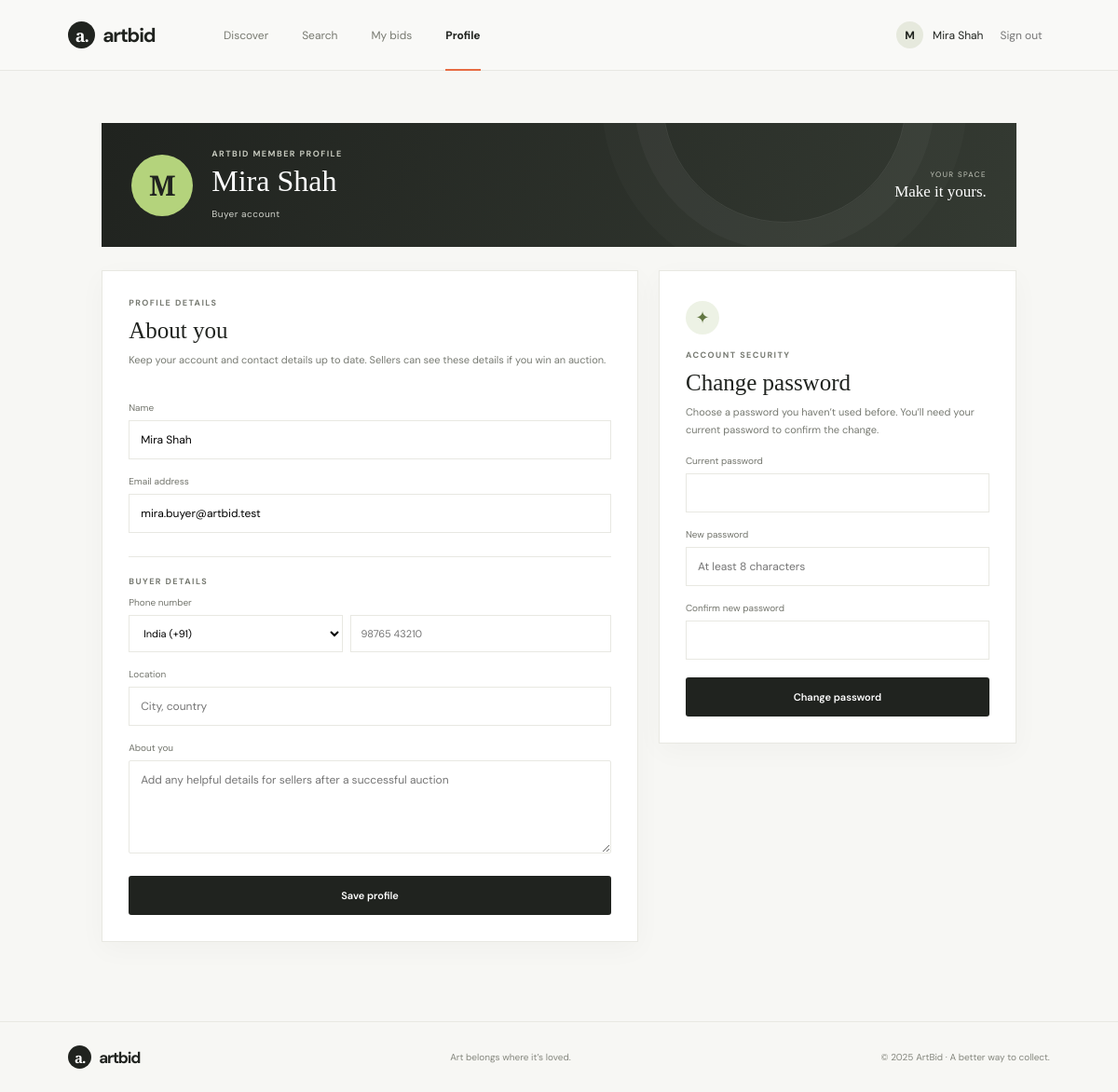
The page /index.php?view=profile (signed in) on the database its author committed.
### tables this page shows
CREATE TABLE IF NOT EXISTS users (
 id INT UNSIGNED AUTO_INCREMENT PRIMARY KEY,
 name VARCHAR(120) NOT NULL,
 email VARCHAR(190) NOT NULL UNIQUE,
 password VARCHAR(255) NOT NULL,
 role ENUM('Seller','Buyer') NOT NULL DEFAULT 'Buyer',
 phone VARCHAR(32) DEFAULT NULL,
 location VARCHAR(160) DEFAULT NULL,
 bio TEXT DEFAULT NULL,
 upi_id VARCHAR(100) DEFAULT NULL,
 created_at TIMESTAMP DEFAULT CURRENT_TIMESTAMP
);

### includes/data.php (called while the page is built, shortened)
<?php
$view = $_GET['view'] ?? 'discover';
if ($pdo) {
    if ($me) {
        $q = $pdo->prepare('SELECT id, name, email, role, phone, location, bio, upi_id FROM users WHERE id = ?');
        $q->execute([$me['id']]);
        $profile = $q->fetch(PDO::FETCH_ASSOC) ?: null;
    }
}

### includes/helpers.php (called while the page is built, shortened)
<?php
function e($s){return htmlspecialchars((string)$s,ENT_QUOTES,'UTF-8');}
function phone_country_codes(){return ['India'=>'+91','United States'=>'+1','Canada'=>'+1','United Kingdom'=>'+44','Australia'=>'+61','New Zealand'=>'+64','Singapore'=>'+65','United Arab Emirates'=>'+971','Saudi Arabia'=>'+966','Pakistan'=>'+92','Bangladesh'=>'+880','Sri Lanka'=>'+94','Nepal'=>'+977','China'=>'+86','Japan'=>'+81','South Korea'=>'+82','Germany'=>'+49','France'=>'+33','Italy'=>'+39','Spain'=>'+34','Netherlands'=>'+31','Switzerland'=>'+41','Sweden'=>'+46','Norway'=>'+47','Denmark'=>'+45','Ireland'=>'+353','South Africa'=>'+27','Brazil'=>'+55','Mexico'=>'+52','Indonesia'=>'+62','Malaysia'=>'+60','Philippines'=>'+63','Thailand'=>'+66'];}

### views/profile.php (the view, shortened to what this page needs)
<?php if($view==='profile'&&$me&&$profile):?>
<?php
$phoneCodes=phone_country_codes();
$storedPhone=trim($profile['phone']??'');
$selectedPhoneCode='+91';
?>
<section class="dashboard profile-page">
 <div class="profile-hero">
  <div class="profile-avatar"><?=e(strtoupper(substr($profile['name'],0,1)))?></div>
  <div class="profile-identity"><div class="eyebrow">ARTBID MEMBER PROFILE</div><h1><?=e($profile['name'])?></h1><span class="profile-role"><?=e($profile['role'])?> account</span></div>
  <div class="profile-hero-note"><span>YOUR SPACE</span><b>Make it yours.</b></div>
 </div>
 <div class="profile-grid">
  <form class="profile-form profile-details-form" method="post">
   <div class="eyebrow">PROFILE DETAILS</div><h2>About you</h2><p class="form-intro">Keep your account and contact details up to date. Sellers can see these details if you win an auction.</p>
   <label for="profile-name">Name</label><input id="profile-name" name="name" maxlength="120" value="<?=e($profile['name'])?>" required>
   <label for="profile-email">Email address</label><input id="profile-email" name="email" type="email" maxlength="190" value="<?=e($profile['email'])?>" required>
   <div class="profile-divider"></div><div class="eyebrow"><?=$profile['role']==='Seller'?'SELLER DETAILS':'BUYER DETAILS'?></div>
   <label for="profile-phone">Phone number</label><div class="phone-field"><select name="phone_country_code" aria-label="Country calling code"><?php foreach($phoneCodes as $country=>$code):?><option value="<?=e($code)?>" <?=$selectedPhoneCode===$code?'selected':''?>><?=e($country)?> (<?=e($code)?>)</option><?php endforeach;?></select><input id="profile-phone" name="phone_number" type="tel" maxlength="24" autocomplete="tel-national" value="<?=e($storedPhone)?>" placeholder="98765 43210"></div>
   <label for="profile-location">Location</label><input id="profile-location" name="location" maxlength="160" autocomplete="address-level2" value="<?=e($profile['location']??'')?>" placeholder="City, country">
   <label for="profile-bio"><?=$profile['role']==='Seller'?'About your work':'About you'?></label><textarea id="profile-bio" name="bio" rows="4" maxlength="1000" placeholder="<?=$profile['role']==='Seller'?'Your artistic practice, materials, or background':'Add any helpful details for sellers after a successful auction'?>"><?=e($profile['bio']??'')?></textarea>
   <button class="btn btn-dark full">Save profile</button>
  </form>
  <form class="profile-form password-form" method="post">
   <div class="password-icon" aria-hidden="true">✦</div><input type="hidden" name="action" value="change_password">
   <div class="eyebrow">ACCOUNT SECURITY</div><h2>Change password</h2><p class="form-intro">Choose a password you haven’t used before. You’ll need your current password to confirm the change.</p>
   <label for="current-password">Current password</label><input id="current-password" name="current_password" type="password" autocomplete="current-password" required>
   <label for="new-password">New password</label><input id="new-password" name="new_password" type="password" minlength="8" autocomplete="new-password" placeholder="At least 8 characters" required>
   <label for="confirm-password">Confirm new password</label><input id="confirm-password" name="confirm_password" type="password" minlength="8" autocomplete="new-password" required>
   <button class="btn btn-dark full">Change password</button>
  </form>
 </div>
</section>
<?php endif;?>

### views/header.php (shortened to what this page needs)
<!doctype html><html lang="en"><head><link rel="stylesheet" href="assets/css/style.css?v=20261115-7"></head><body>
<header class="top"><a class="brand" href="index.php"><span class="brand-mark">a.</span> artbid</a><nav><a class="<?= $view==='discover'?'active':'' ?>" href="index.php">Discover</a><a class="<?= $view==='search'?'active':'' ?>" href="?view=search">Search</a><?php if($me && $me["role"]==="Buyer"):?><a href="?view=dashboard">My bids</a><?php elseif($me):?><a href="?view=seller">Seller studio</a><?php endif;?><?php if($me):?><a class="<?= $view==='profile'?'active':'' ?>" href="?view=profile">Profile</a><?php endif;?></nav><div class="account"><?php if($me):?><span class="avatar"><?=e(strtoupper(substr($me['name'],0,1)))?></span><span class="account-name"><?=e($me['name'])?></span><form method="post"><input type="hidden" name="action" value="logout"><button class="text-btn">Sign out</button></form><?php else:?><button class="btn btn-dark" onclick="document.querySelector('#auth').showModal()">Sign in</button><?php endif;?></div></header>
<main>

### rows shown on the page
users: name "M", name "Mira Shah", role "Buyer", email "mira.buyer@artbid.test"

### other values the page prints
form field phone_country_code "India (+91)"
